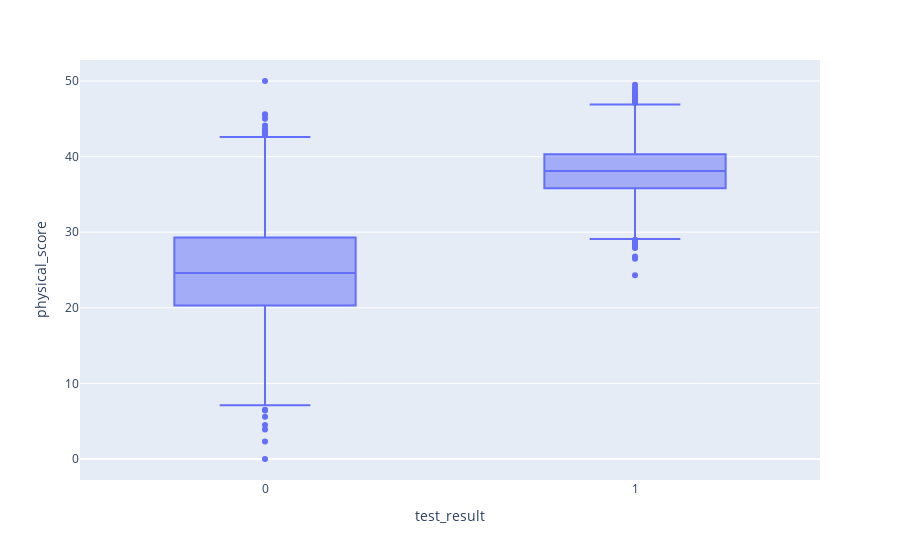

The notebook cell this image was saved under:
### Code cell
fig = px.box(df, x='test_result',y='physical_score')
fig.show()

### Figure 1 — Plotly figure (JSON) as saved in the notebook; plotly's stock layout.template omitted (floating-point values rounded to 4 significant figures; data arrays with more than 128 entries replaced by an {"elided": "..."} marker saying what was removed)
{"data": [{"alignmentgroup": "True", "hovertemplate": "test_result=%{x}<br>physical_score=%{y}<extra></extra>", "legendgroup": "", "marker": {"color": "#636efa"}, "name": "", "notched": false, "offsetgroup": "", "orientation": "v", "showlegend": false, "type": "box", "x": {"elided": "5000 int values"}, "x0": " ", "xaxis": "x", "y": {"elided": "5000 float values"}, "y0": " ", "yaxis": "y"}], "layout": {"boxmode": "group", "legend": {"tracegroupgap": 0}, "margin": {"t": 60}, "xaxis": {"anchor": "y", "domain": [0, 1], "title": {"text": "test_result"}}, "yaxis": {"anchor": "x", "domain": [0, 1], "title": {"text": "physical_score"}}}}
